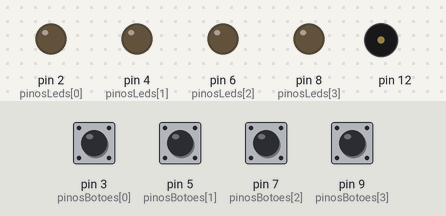
Recording of a sketch running on a simulated Arduino Uno, built with avr-gcc and run on an emulated ATmega328P. On the bench: output pins drawn as LEDs (lit = HIGH), buzzer (waves = sounding). Dashed ring = blinking. The test bench sets the inputs (shaded band); at power-on: pin 3 (pinosBotoes[0]), pin 5 (pinosBotoes[1]), pin 7 (pinosBotoes[2]), pin 9 (pinosBotoes[3]) HIGH. Random numbers use the default seed unless the sketch sets one.

Above: at 3.1 s.
3.2 s: pin 3 (pinosBotoes[0]) pulled LOW for 0.15 s
At 3.6 s:
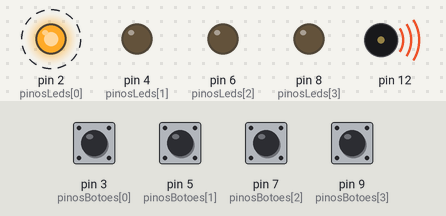
At 5.7 s:
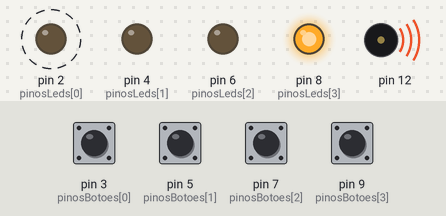
6.3 s: pin 5 (pinosBotoes[1]) pulled LOW for 0.15 s
At 6.6 s:
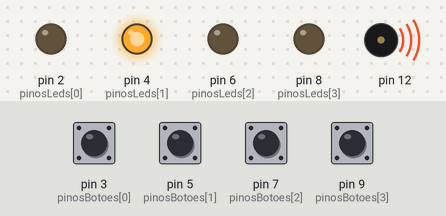
Timing chart, 0 to 11.9 s (numbered marks = the images above; inputs shaded):
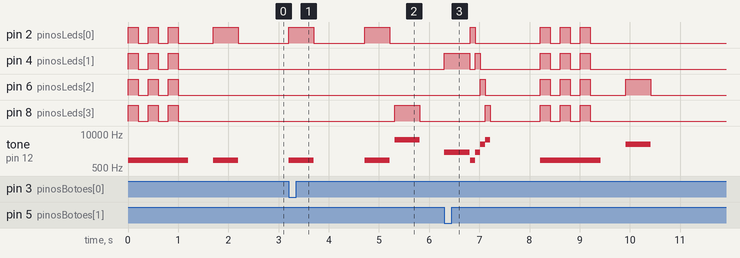

Measured:
- after the input at 3.2 s, pin 2 (pinosLeds[0]): alternates HIGH for 0.50 s and LOW for 1.0 s, starting at once; pin 8 (pinosLeds[3]): LOW → HIGH after 2.1 s, → LOW 0.50 s later; tone on pin 12: plays 1000 Hz for 0.50 s, 1000 Hz for 0.50 s, 6000 Hz for 0.50 s, starting at once
- after the input at 6.3 s, pin 2 (pinosLeds[0]): LOW → HIGH after 0.51 s, → LOW 0.10 s later, → HIGH 1.3 s later, → LOW 0.20 s later, … (8 changes in this stretch); pin 4 (pinosLeds[1]): LOW → HIGH at once, → LOW 0.50 s later, → HIGH 0.11 s later, → LOW 0.10 s later, … (10 changes in this stretch)
- by itself, pin 4 (pinosLeds[1]), pin 6 (pinosLeds[2]), pin 8 (pinosLeds[3]): alternates HIGH for 0.20 s and LOW for 0.20 s, 6 changes in all, then stays LOW

The sketch:

Jogo_Gennius.ino
```cpp
#define DO 1000
#define RE 2000
#define MI 4000
#define FA 6000

int tons[4] = { DO, RE, MI, FA };  //vetor que guarda as notas.
int sequencia[100] = {};           //vetor vazio - vai guardar as sequencias (que serão geradas aleatóriamente).
int rodada_atual = 0;
int passo_atual_na_sequencia = 0;

int pinosLeds[4] = { 2, 4, 6, 8 };
int pinosBotoes[4] = { 3, 5, 7, 9 };

int botao_pressionado = 0;
int perdeu_o_jogo = false;

void setup() {
  //pinMode(pinosLeds[0], OUTPUT);          //Dá para fazer das duas formas... linha por linha ou com o laço for.
  //pinMode(pinosLeds[1], OUTPUT);
  //pinMode(pinosLeds[2], OUTPUT);
  //pinMode(pinosLeds[3], OUTPUT);

  for (int i = 0; i < 4; i++) {
    pinMode(pinosLeds[i], OUTPUT);
  }

  //pinMode(pinosBotoes[0], INPUT_PULLUP);   //Dá para fazer das duas formas... linha por linha ou com o laço for.
  //pinMode(pinosBotoes[1], INPUT_PULLUP);
  //pinMode(pinosBotoes[2], INPUT_PULLUP);
  //pinMode(pinosBotoes[3], INPUT_PULLUP);

  for (int i = 0; i < 4; i++) {
    pinMode(pinosBotoes[i], INPUT_PULLUP);
  }

  pinMode(12, OUTPUT);
  randomSeed(analogRead(0));
}

void loop() {
  if (perdeu_o_jogo) {
    sequencia[100] = {};
    rodada_atual = 0;
    passo_atual_na_sequencia = 0;
    perdeu_o_jogo = false;
  }

  if (rodada_atual == 0) {
    TocarSomDeInicio();
    delay(500);
  }

  proximaRodada();
  reproduzirSequencia();
  aguardarJogador();
  delay(1000);
}

void TocarSomDeInicio() {
  tone(12, tons[0]);
  for (int j = 0; j < 3; j++) {
    for (int i = 0; i < 4; i++) {
      digitalWrite(pinosLeds[i], HIGH);
    }
    delay(200);
    for (int i = 0; i < 4; i++) {
      digitalWrite(pinosLeds[i], LOW);
    }
    delay(200);
  }
  noTone(12);
}

void proximaRodada() {
  int numero_sorteado = random(0, 4);
  sequencia[rodada_atual++] = numero_sorteado;
}

void reproduzirSequencia() {
  for (int i = 0; i < rodada_atual; i++) {
    tone(12, tons[sequencia[i]]);
    digitalWrite(pinosLeds[sequencia[i]], HIGH);
    delay(500);
    noTone(12);
    digitalWrite(pinosLeds[sequencia[i]], LOW);
    delay(100);
  }
}

void aguardarJogador() {
  for (int i = 0; i < rodada_atual; i++) {
    aguardarJogada();
    if (sequencia[passo_atual_na_sequencia] != botao_pressionado) {
      gameOver();
    }
    if (perdeu_o_jogo) {
      break;  //Quebra o laço "for" se perdeu_o_jogo for verdadeiro
    }
    passo_atual_na_sequencia++;
  }
  passo_atual_na_sequencia = 0;
}

void aguardarJogada() {
  boolean jogada_efetuada = false;
  while (!jogada_efetuada) {
    for (int i = 0; i < 4; i++) {
      if (!digitalRead(pinosBotoes[i])) {
        botao_pressionado = i;
        tone(12, tons[i]);
        digitalWrite(pinosLeds[i], HIGH);
        delay(500);
        noTone(12);
        digitalWrite(pinosLeds[i], LOW);
        jogada_efetuada = true;
      }
    }
    delay(10);
  }
}

void gameOver() {
  for (int i = 0; i < 4; i++) {
    tone(12, tons[i]);
    digitalWrite(pinosLeds[i], HIGH);
    delay(100);
    noTone(12);
    digitalWrite(pinosLeds[i], LOW);
  }
  perdeu_o_jogo = true;
}
```
